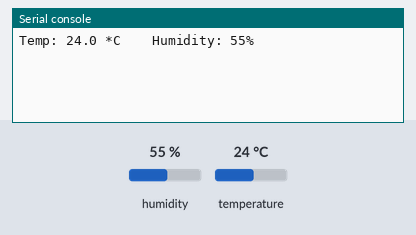
The program below on a simulated Raspberry Pi Pico running CircuitPython. On the bench: the last lines printed to the serial console. Inputs (shaded band) come from the test bench; at power-on: humidity 55 %, temperature 24 °C.

Above: at 1.2 s.
1.3 s: humidity set to 22 %
At 2.5 s:
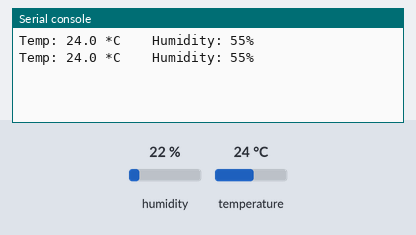
3.0 s: temperature set to 12 °C
At 4.5 s:
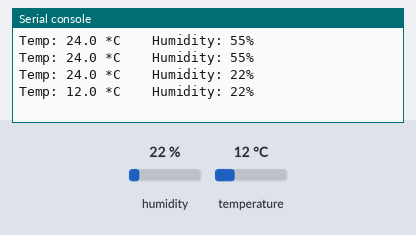
4.7 s: humidity set to 40 %
At 6.3 s:
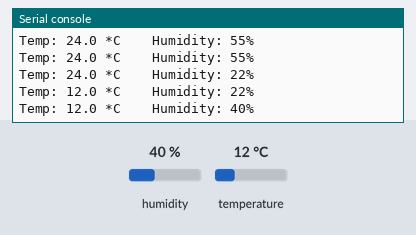
Timing chart, 0 to 7.8 s (numbered marks = the images above; inputs shaded):
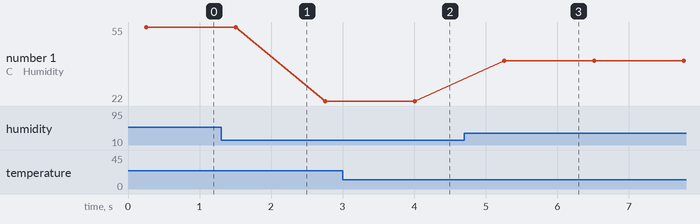

The program:

temp.py
```python
import time

import adafruit_dht
import board

dht = adafruit_dht.DHT11(board.GP16)

while True:
    try:
        temperature = dht.temperature
        humidity = dht.humidity
        print("Temp: {:.1f} *C \t Humidity: {}%".format(temperature, humidity))
    except RuntimeError as e:
        print("Reading from DHT failure: ", e.args)

    time.sleep(1)
```

Measured:
- after the input at 3.0 s, the serial console: prints a new line after 1.0 s (image 2)
- after the input at 4.7 s, the serial console: prints a new line after 0.56 s (image 3)
- plotted number 1: 55 → 22 after the input at 1.3 s, 22 → 40 after the input at 4.7 s
